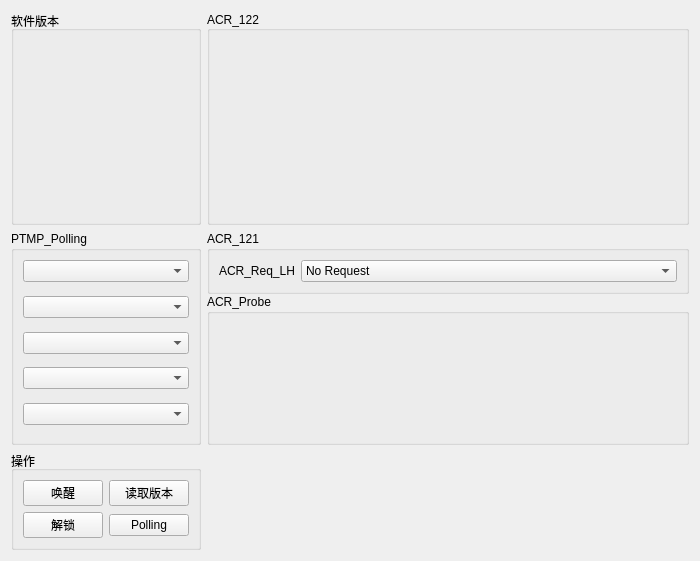
<?xml version="1.0" encoding="UTF-8"?>
<ui version="4.0">
 <class>ACR_E11_Form</class>
 <widget class="QWidget" name="ACR_E11_Form">
  <property name="geometry">
   <rect>
    <x>0</x>
    <y>0</y>
    <width>700</width>
    <height>561</height>
   </rect>
  </property>
  <property name="windowTitle">
   <string>Form</string>
  </property>
  <layout class="QGridLayout" name="gridLayout_3">
   <item row="2" column="0">
    <widget class="QGroupBox" name="groupBox">
     <property name="sizePolicy">
      <sizepolicy hsizetype="Fixed" vsizetype="Fixed">
       <horstretch>0</horstretch>
       <verstretch>0</verstretch>
      </sizepolicy>
     </property>
     <property name="title">
      <string>操作</string>
     </property>
     <layout class="QGridLayout" name="gridLayout_2">
      <item row="1" column="0">
       <widget class="QPushButton" name="BT_UnLock">
        <property name="text">
         <string>解锁</string>
        </property>
       </widget>
      </item>
      <item row="0" column="1">
       <widget class="QPushButton" name="BT_ReadVersion">
        <property name="text">
         <string>读取版本</string>
        </property>
       </widget>
      </item>
      <item row="0" column="0">
       <widget class="QPushButton" name="BT_WakeUp">
        <property name="text">
         <string>唤醒</string>
        </property>
       </widget>
      </item>
      <item row="1" column="1">
       <widget class="QPushButton" name="BT_Polling">
        <property name="text">
         <string>Polling</string>
        </property>
       </widget>
      </item>
     </layout>
    </widget>
   </item>
   <item row="0" column="1">
    <widget class="QGroupBox" name="groupBox_3">
     <property name="sizePolicy">
      <sizepolicy hsizetype="Preferred" vsizetype="Preferred">
       <horstretch>0</horstretch>
       <verstretch>0</verstretch>
      </sizepolicy>
     </property>
     <property name="title">
      <string>ACR_122</string>
     </property>
     <property name="alignment">
      <set>Qt::AlignLeading|Qt::AlignLeft|Qt::AlignVCenter</set>
     </property>
     <property name="flat">
      <bool>false</bool>
     </property>
     <property name="checkable">
      <bool>false</bool>
     </property>
     <layout class="QGridLayout" name="gridLayout_4">
      <item row="0" column="0">
       <widget class="DataDisplayWidget" name="DD_ACR_Key">
        <property name="DataDisplayName" stdset="0">
         <string>ACR_Key</string>
        </property>
        <property name="DataDisplayAlignment" stdset="0">
         <set>Qt::AlignLeading</set>
        </property>
       </widget>
      </item>
      <item row="1" column="0">
       <widget class="DataDisplayWidget" name="DD_ACRCrcChk122">
        <property name="DataDisplayName" stdset="0">
         <string>ACRCrcChk122</string>
        </property>
        <property name="DataDisplayAlignment" stdset="0">
         <set>Qt::AlignLeading</set>
        </property>
       </widget>
      </item>
      <item row="2" column="0">
       <widget class="DataDisplayWidget" name="DD_ACRCycCntr122">
        <property name="DataDisplayName" stdset="0">
         <string>ACRCycCntr122</string>
        </property>
        <property name="DataDisplayAlignment" stdset="0">
         <set>Qt::AlignLeading</set>
        </property>
       </widget>
      </item>
      <item row="3" column="0">
       <widget class="DataDisplayWidget" name="DD_Activation_Status">
        <property name="DataDisplayName" stdset="0">
         <string>Activation_Status</string>
        </property>
        <property name="MaxLength" stdset="0">
         <UInt>16777215</UInt>
        </property>
        <property name="DataDisplayAlignment" stdset="0">
         <set>Qt::AlignLeading</set>
        </property>
       </widget>
      </item>
     </layout>
    </widget>
   </item>
   <item row="0" column="0">
    <widget class="QGroupBox" name="groupBox_2">
     <property name="sizePolicy">
      <sizepolicy hsizetype="Preferred" vsizetype="Preferred">
       <horstretch>0</horstretch>
       <verstretch>0</verstretch>
      </sizepolicy>
     </property>
     <property name="title">
      <string>软件版本</string>
     </property>
     <layout class="QGridLayout" name="gridLayout_6">
      <property name="leftMargin">
       <number>4</number>
      </property>
      <property name="topMargin">
       <number>0</number>
      </property>
      <property name="rightMargin">
       <number>4</number>
      </property>
      <property name="bottomMargin">
       <number>0</number>
      </property>
      <item row="0" column="0">
       <widget class="DataDisplayWidget" name="DD_BSW">
        <property name="sizePolicy">
         <sizepolicy hsizetype="Preferred" vsizetype="Preferred">
          <horstretch>0</horstretch>
          <verstretch>0</verstretch>
         </sizepolicy>
        </property>
        <property name="DataDisplayName" stdset="0">
         <string>BSW</string>
        </property>
        <property name="DataDisplay" stdset="0">
         <string>---</string>
        </property>
        <property name="UnitType" stdset="0">
         <enum>DataDisplayWidget::Null</enum>
        </property>
       </widget>
      </item>
      <item row="1" column="0">
       <widget class="DataDisplayWidget" name="DD_SV">
        <property name="sizePolicy">
         <sizepolicy hsizetype="Preferred" vsizetype="Preferred">
          <horstretch>0</horstretch>
          <verstretch>0</verstretch>
         </sizepolicy>
        </property>
        <property name="DataDisplayName" stdset="0">
         <string>SV   </string>
        </property>
        <property name="DataDisplay" stdset="0">
         <string>---</string>
        </property>
        <property name="UnitType" stdset="0">
         <enum>DataDisplayWidget::Null</enum>
        </property>
       </widget>
      </item>
      <item row="2" column="0">
       <widget class="DataDisplayWidget" name="DD_FBL">
        <property name="sizePolicy">
         <sizepolicy hsizetype="Preferred" vsizetype="Preferred">
          <horstretch>0</horstretch>
          <verstretch>0</verstretch>
         </sizepolicy>
        </property>
        <property name="DataDisplayName" stdset="0">
         <string>FBL  </string>
        </property>
        <property name="DataDisplay" stdset="0">
         <string>---</string>
        </property>
        <property name="UnitType" stdset="0">
         <enum>DataDisplayWidget::Null</enum>
        </property>
       </widget>
      </item>
      <item row="3" column="0">
       <spacer name="verticalSpacer">
        <property name="orientation">
         <enum>Qt::Vertical</enum>
        </property>
        <property name="sizeHint" stdset="0">
         <size>
          <width>20</width>
          <height>40</height>
         </size>
        </property>
       </spacer>
      </item>
     </layout>
    </widget>
   </item>
   <item row="1" column="0">
    <widget class="QGroupBox" name="groupBox_6">
     <property name="title">
      <string>PTMP_Polling</string>
     </property>
     <layout class="QGridLayout" name="gridLayout_5">
      <item row="5" column="0">
       <widget class="DataDisplayWidget" name="DD_PollingData3">
        <property name="DataDisplayName" stdset="0">
         <string>Polling Data</string>
        </property>
        <property name="DataDisplay" stdset="0">
         <string>---</string>
        </property>
       </widget>
      </item>
      <item row="4" column="0">
       <widget class="QComboBox" name="CB_PollingData3">
        <property name="sizeAdjustPolicy">
         <enum>QComboBox::AdjustToContents</enum>
        </property>
       </widget>
      </item>
      <item row="2" column="0">
       <widget class="QComboBox" name="CB_PollingData2">
        <property name="sizeAdjustPolicy">
         <enum>QComboBox::AdjustToContents</enum>
        </property>
       </widget>
      </item>
      <item row="7" column="0">
       <widget class="DataDisplayWidget" name="DD_PollingData4">
        <property name="DataDisplayName" stdset="0">
         <string>Polling Data</string>
        </property>
        <property name="DataDisplay" stdset="0">
         <string>---</string>
        </property>
        <property name="UnitType" stdset="0">
         <enum>DataDisplayWidget::Null</enum>
        </property>
       </widget>
      </item>
      <item row="6" column="0">
       <widget class="QComboBox" name="CB_PollingData4">
        <property name="sizeAdjustPolicy">
         <enum>QComboBox::AdjustToContents</enum>
        </property>
       </widget>
      </item>
      <item row="8" column="0">
       <widget class="QComboBox" name="CB_PollingData5">
        <property name="sizeAdjustPolicy">
         <enum>QComboBox::AdjustToContents</enum>
        </property>
       </widget>
      </item>
      <item row="3" column="0">
       <widget class="DataDisplayWidget" name="DD_PollingData2">
        <property name="DataDisplayName" stdset="0">
         <string>Polling Data</string>
        </property>
        <property name="DataDisplay" stdset="0">
         <string>---</string>
        </property>
       </widget>
      </item>
      <item row="0" column="0">
       <widget class="QComboBox" name="CB_PollingData1">
        <property name="sizeAdjustPolicy">
         <enum>QComboBox::AdjustToContents</enum>
        </property>
       </widget>
      </item>
      <item row="1" column="0">
       <widget class="DataDisplayWidget" name="DD_PollingData1">
        <property name="DataDisplayName" stdset="0">
         <string>Polling Data</string>
        </property>
        <property name="DataDisplay" stdset="0">
         <string>---</string>
        </property>
        <property name="UnitType" stdset="0">
         <enum>DataDisplayWidget::Null</enum>
        </property>
       </widget>
      </item>
      <item row="9" column="0">
       <widget class="DataDisplayWidget" name="DD_PollingData5">
        <property name="DataDisplayName" stdset="0">
         <string>Polling Data</string>
        </property>
        <property name="DataDisplay" stdset="0">
         <string>---</string>
        </property>
       </widget>
      </item>
     </layout>
    </widget>
   </item>
   <item row="1" column="1">
    <widget class="QWidget" name="widget" native="true">
     <layout class="QVBoxLayout" name="verticalLayout">
      <property name="spacing">
       <number>0</number>
      </property>
      <property name="leftMargin">
       <number>0</number>
      </property>
      <property name="topMargin">
       <number>0</number>
      </property>
      <property name="rightMargin">
       <number>0</number>
      </property>
      <property name="bottomMargin">
       <number>0</number>
      </property>
      <item>
       <widget class="QGroupBox" name="groupBox_4">
        <property name="sizePolicy">
         <sizepolicy hsizetype="Preferred" vsizetype="Fixed">
          <horstretch>0</horstretch>
          <verstretch>0</verstretch>
         </sizepolicy>
        </property>
        <property name="title">
         <string>ACR_121</string>
        </property>
        <layout class="QFormLayout" name="formLayout_3">
         <item row="0" column="0">
          <widget class="QLabel" name="label_11">
           <property name="text">
            <string>ACR_Req_LH</string>
           </property>
          </widget>
         </item>
         <item row="0" column="1">
          <widget class="QComboBox" name="CB_ACR_Req_LH">
           <item>
            <property name="text">
             <string>No Request</string>
            </property>
           </item>
           <item>
            <property name="text">
             <string>Belt Park</string>
            </property>
           </item>
           <item>
            <property name="text">
             <string>Belt Slack Remove</string>
            </property>
           </item>
           <item>
            <property name="text">
             <string>Haptic Warning Level 1</string>
            </property>
           </item>
           <item>
            <property name="text">
             <string>Haptic Warning Level 2</string>
            </property>
           </item>
           <item>
            <property name="text">
             <string>Haptic Warning Level 3</string>
            </property>
           </item>
           <item>
            <property name="text">
             <string>Retract Activation Level 1</string>
            </property>
           </item>
           <item>
            <property name="text">
             <string>Retract Activation Level 2</string>
            </property>
           </item>
           <item>
            <property name="text">
             <string>Retract Activation Level 3</string>
            </property>
           </item>
           <item>
            <property name="text">
             <string>Retract Activation Level 4</string>
            </property>
           </item>
           <item>
            <property name="text">
             <string>Retract Activation Level 5</string>
            </property>
           </item>
           <item>
            <property name="text">
             <string>Retract Activation Level 6</string>
            </property>
           </item>
           <item>
            <property name="text">
             <string>Retract Activation Level 7</string>
            </property>
           </item>
          </widget>
         </item>
        </layout>
       </widget>
      </item>
      <item>
       <widget class="QGroupBox" name="groupBox_5">
        <property name="minimumSize">
         <size>
          <width>330</width>
          <height>0</height>
         </size>
        </property>
        <property name="title">
         <string>ACR_Probe</string>
        </property>
        <property name="flat">
         <bool>false</bool>
        </property>
        <layout class="QGridLayout" name="gridLayout">
         <item row="1" column="0">
          <widget class="DataDisplayWidget" name="DD_VHBH_Phy">
           <property name="DataDisplayName" stdset="0">
            <string>VHBH</string>
           </property>
           <property name="MaxLength" stdset="0">
            <UInt>70</UInt>
           </property>
           <property name="UnitType" stdset="0">
            <enum>DataDisplayWidget::MilliVolt</enum>
           </property>
          </widget>
         </item>
         <item row="3" column="1">
          <widget class="DataDisplayWidget" name="DD_HSPD_Phy">
           <property name="DataDisplayName" stdset="0">
            <string>HSPD</string>
           </property>
           <property name="MaxLength" stdset="0">
            <UInt>70</UInt>
           </property>
           <property name="UnitType" stdset="0">
            <enum>DataDisplayWidget::RPM</enum>
           </property>
          </widget>
         </item>
         <item row="3" column="0">
          <widget class="DataDisplayWidget" name="DD_CANW_Phy">
           <property name="DataDisplayName" stdset="0">
            <string>CANW</string>
           </property>
           <property name="MaxLength" stdset="0">
            <UInt>70</UInt>
           </property>
           <property name="UnitType" stdset="0">
            <enum>DataDisplayWidget::MilliVolt</enum>
           </property>
          </widget>
         </item>
         <item row="2" column="0">
          <widget class="DataDisplayWidget" name="DD_VHBL_Phy">
           <property name="DataDisplayName" stdset="0">
            <string>VHBL</string>
           </property>
           <property name="MaxLength" stdset="0">
            <UInt>70</UInt>
           </property>
           <property name="UnitType" stdset="0">
            <enum>DataDisplayWidget::MilliVolt</enum>
           </property>
          </widget>
         </item>
         <item row="1" column="1">
          <widget class="DataDisplayWidget" name="DD_TEM_Phy">
           <property name="DataDisplayName" stdset="0">
            <string>TEM</string>
           </property>
           <property name="MaxLength" stdset="0">
            <UInt>70</UInt>
           </property>
           <property name="UnitType" stdset="0">
            <enum>DataDisplayWidget::Celsius</enum>
           </property>
          </widget>
         </item>
         <item row="0" column="1">
          <widget class="DataDisplayWidget" name="DD_VBAT_Phy">
           <property name="DataDisplayName" stdset="0">
            <string>VBAT</string>
           </property>
           <property name="MaxLength" stdset="0">
            <UInt>70</UInt>
           </property>
           <property name="UnitType" stdset="0">
            <enum>DataDisplayWidget::MilliVolt</enum>
           </property>
          </widget>
         </item>
         <item row="4" column="0">
          <spacer name="verticalSpacer_2">
           <property name="orientation">
            <enum>Qt::Vertical</enum>
           </property>
           <property name="sizeHint" stdset="0">
            <size>
             <width>20</width>
             <height>40</height>
            </size>
           </property>
          </spacer>
         </item>
         <item row="2" column="1">
          <widget class="DataDisplayWidget" name="DD_CUR_Phy">
           <property name="DataDisplayName" stdset="0">
            <string>CUR</string>
           </property>
           <property name="MaxLength" stdset="0">
            <UInt>70</UInt>
           </property>
           <property name="UnitType" stdset="0">
            <enum>DataDisplayWidget::Ampere</enum>
           </property>
          </widget>
         </item>
         <item row="0" column="0">
          <widget class="DataDisplayWidget" name="DD_VCC_Phy">
           <property name="DataDisplayName" stdset="0">
            <string>VCC</string>
           </property>
           <property name="MaxLength" stdset="0">
            <UInt>70</UInt>
           </property>
           <property name="UnitType" stdset="0">
            <enum>DataDisplayWidget::MilliVolt</enum>
           </property>
          </widget>
         </item>
        </layout>
       </widget>
      </item>
     </layout>
    </widget>
   </item>
  </layout>
 </widget>
 <customwidgets>
  <customwidget>
   <class>DataDisplayWidget</class>
   <extends>QWidget</extends>
   <header>DataDisplayWidget.h</header>
  </customwidget>
 </customwidgets>
 <resources/>
 <connections/>
</ui>
